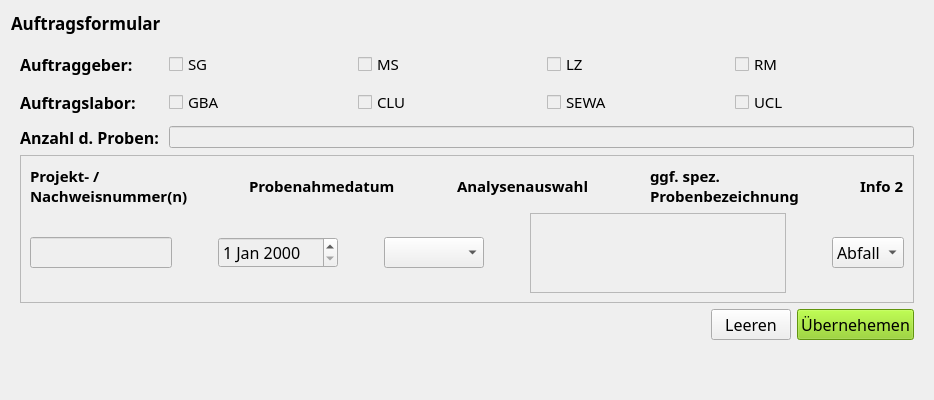
          <widget class="QWidget" name="auftrag_formular">
           <layout class="QVBoxLayout" name="verticalLayout_16">
            <item>
             <widget class="QLabel" name="label_77">
              <property name="font">
               <font>
                <family>Californian FB</family>
                <pointsize>13</pointsize>
                <weight>75</weight>
                <bold>true</bold>
               </font>
              </property>
              <property name="text">
               <string>Auftragsformular</string>
              </property>
             </widget>
            </item>
            <item>
             <widget class="QFrame" name="verticalFrame">
              <property name="styleSheet">
               <string notr="true">background-color: rgb(239, 239, 239);</string>
              </property>
              <layout class="QVBoxLayout" name="verticalLayout_17">
               <item>
                <layout class="QFormLayout" name="formLayout_10">
                 <property name="horizontalSpacing">
                  <number>10</number>
                 </property>
                 <property name="verticalSpacing">
                  <number>10</number>
                 </property>
                 <item row="0" column="0">
                  <widget class="QLabel" name="label_74">
                   <property name="font">
                    <font>
                     <family>Californian FB</family>
                     <pointsize>12</pointsize>
                     <weight>75</weight>
                     <bold>true</bold>
                    </font>
                   </property>
                   <property name="text">
                    <string>Auftraggeber:</string>
                   </property>
                  </widget>
                 </item>
                 <item row="0" column="1">
                  <layout class="QHBoxLayout" name="horizontalLayout_31">
                   <item>
                    <widget class="QCheckBox" name="checkBox_41">
                     <property name="font">
                      <font>
                       <family>Californian FB</family>
                       <pointsize>11</pointsize>
                      </font>
                     </property>
                     <property name="text">
                      <string>SG</string>
                     </property>
                    </widget>
                   </item>
                   <item>
                    <widget class="QCheckBox" name="checkBox_42">
                     <property name="font">
                      <font>
                       <family>Californian FB</family>
                       <pointsize>11</pointsize>
                      </font>
                     </property>
                     <property name="text">
                      <string>MS</string>
                     </property>
                    </widget>
                   </item>
                   <item>
                    <widget class="QCheckBox" name="checkBox_43">
                     <property name="font">
                      <font>
                       <family>Californian FB</family>
                       <pointsize>11</pointsize>
                      </font>
                     </property>
                     <property name="text">
                      <string>LZ</string>
                     </property>
                    </widget>
                   </item>
                   <item>
                    <widget class="QCheckBox" name="checkBox_44">
                     <property name="font">
                      <font>
                       <family>Californian FB</family>
                       <pointsize>11</pointsize>
                      </font>
                     </property>
                     <property name="text">
                      <string>RM</string>
                     </property>
                    </widget>
                   </item>
                  </layout>
                 </item>
                 <item row="1" column="0">
                  <widget class="QLabel" name="label_75">
                   <property name="font">
                    <font>
                     <family>Californian FB</family>
                     <pointsize>12</pointsize>
                     <weight>75</weight>
                     <bold>true</bold>
                    </font>
                   </property>
                   <property name="text">
                    <string>Auftragslabor:</string>
                   </property>
                  </widget>
                 </item>
                 <item row="1" column="1">
                  <layout class="QHBoxLayout" name="horizontalLayout_32">
                   <item>
                    <widget class="QCheckBox" name="checkBox_45">
                     <property name="font">
                      <font>
                       <family>Californian FB</family>
                       <pointsize>11</pointsize>
                      </font>
                     </property>
                     <property name="text">
                      <string>GBA</string>
                     </property>
                    </widget>
                   </item>
                   <item>
                    <widget class="QCheckBox" name="checkBox_46">
                     <property name="font">
                      <font>
                       <family>Californian FB</family>
                       <pointsize>11</pointsize>
                      </font>
                     </property>
                     <property name="text">
                      <string>CLU</string>
                     </property>
                    </widget>
                   </item>
                   <item>
                    <widget class="QCheckBox" name="checkBox_47">
                     <property name="font">
                      <font>
                       <family>Californian FB</family>
                       <pointsize>11</pointsize>
                      </font>
                     </property>
                     <property name="text">
                      <string>SEWA</string>
                     </property>
                    </widget>
                   </item>
                   <item>
                    <widget class="QCheckBox" name="checkBox_48">
                     <property name="font">
                      <font>
                       <family>Californian FB</family>
                       <pointsize>11</pointsize>
                      </font>
                     </property>
                     <property name="text">
                      <string>UCL</string>
                     </property>
                    </widget>
                   </item>
                  </layout>
                 </item>
                 <item row="2" column="0">
                  <widget class="QLabel" name="label_76">
                   <property name="font">
                    <font>
                     <family>Californian FB</family>
                     <pointsize>12</pointsize>
                     <weight>75</weight>
                     <bold>true</bold>
                    </font>
                   </property>
                   <property name="text">
                    <string>Anzahl d. Proben:</string>
                   </property>
                  </widget>
                 </item>
                 <item row="2" column="1">
                  <widget class="QLineEdit" name="lineEdit_54"/>
                 </item>
                </layout>
               </item>
               <item>
                <widget class="QFrame" name="frame_2">
                 <property name="frameShape">
                  <enum>QFrame::StyledPanel</enum>
                 </property>
                 <property name="frameShadow">
                  <enum>QFrame::Raised</enum>
                 </property>
                 <layout class="QVBoxLayout" name="verticalLayout_18">
                  <item>
                   <layout class="QHBoxLayout" name="horizontalLayout_34">
                    <item>
                     <widget class="QLabel" name="label_80">
                      <property name="font">
                       <font>
                        <family>Californian FB</family>
                        <pointsize>11</pointsize>
                        <weight>75</weight>
                        <bold>true</bold>
                       </font>
                      </property>
                      <property name="text">
                       <string>Projekt- / Nachweisnummer(n)</string>
                      </property>
                      <property name="alignment">
                       <set>Qt::AlignLeading|Qt::AlignLeft|Qt::AlignVCenter</set>
                      </property>
                      <property name="wordWrap">
                       <bool>true</bool>
                      </property>
                     </widget>
                    </item>
                    <item>
                     <spacer name="horizontalSpacer_6">
                      <property name="orientation">
                       <enum>Qt::Horizontal</enum>
                      </property>
                      <property name="sizeHint" stdset="0">
                       <size>
                        <width>40</width>
                        <height>20</height>
                       </size>
                      </property>
                     </spacer>
                    </item>
                    <item>
                     <widget class="QLabel" name="label_79">
                      <property name="font">
                       <font>
                        <family>Californian FB</family>
                        <pointsize>11</pointsize>
                        <weight>75</weight>
                        <bold>true</bold>
                       </font>
                      </property>
                      <property name="text">
                       <string>Probenahmedatum</string>
                      </property>
                      <property name="alignment">
                       <set>Qt::AlignLeading|Qt::AlignLeft|Qt::AlignVCenter</set>
                      </property>
                      <property name="wordWrap">
                       <bool>true</bool>
                      </property>
                     </widget>
                    </item>
                    <item>
                     <spacer name="horizontalSpacer_7">
                      <property name="orientation">
                       <enum>Qt::Horizontal</enum>
                      </property>
                      <property name="sizeHint" stdset="0">
                       <size>
                        <width>40</width>
                        <height>20</height>
                       </size>
                      </property>
                     </spacer>
                    </item>
                    <item>
                     <widget class="QLabel" name="label_78">
                      <property name="font">
                       <font>
                        <family>Californian FB</family>
                        <pointsize>11</pointsize>
                        <weight>75</weight>
                        <bold>true</bold>
                       </font>
                      </property>
                      <property name="text">
                       <string>Analysenauswahl</string>
                      </property>
                      <property name="alignment">
                       <set>Qt::AlignLeading|Qt::AlignLeft|Qt::AlignVCenter</set>
                      </property>
                      <property name="wordWrap">
                       <bool>true</bool>
                      </property>
                     </widget>
                    </item>
                    <item>
                     <spacer name="horizontalSpacer_8">
                      <property name="orientation">
                       <enum>Qt::Horizontal</enum>
                      </property>
                      <property name="sizeHint" stdset="0">
                       <size>
                        <width>40</width>
                        <height>20</height>
                       </size>
                      </property>
                     </spacer>
                    </item>
                    <item>
                     <widget class="QLabel" name="label_82">
                      <property name="font">
                       <font>
                        <family>Californian FB</family>
                        <pointsize>11</pointsize>
                        <weight>75</weight>
                        <bold>true</bold>
                       </font>
                      </property>
                      <property name="text">
                       <string>ggf. spez. Probenbezeichnung</string>
                      </property>
                      <property name="alignment">
                       <set>Qt::AlignLeading|Qt::AlignLeft|Qt::AlignVCenter</set>
                      </property>
                      <property name="wordWrap">
                       <bool>true</bool>
                      </property>
                     </widget>
                    </item>
                    <item>
                     <spacer name="horizontalSpacer_9">
                      <property name="orientation">
                       <enum>Qt::Horizontal</enum>
                      </property>
                      <property name="sizeHint" stdset="0">
                       <size>
                        <width>40</width>
                        <height>20</height>
                       </size>
                      </property>
                     </spacer>
                    </item>
                    <item>
                     <widget class="QLabel" name="label_81">
                      <property name="font">
                       <font>
                        <family>Californian FB</family>
                        <pointsize>11</pointsize>
                        <weight>75</weight>
                        <bold>true</bold>
                       </font>
                      </property>
                      <property name="text">
                       <string>Info 2</string>
                      </property>
                      <property name="alignment">
                       <set>Qt::AlignLeading|Qt::AlignLeft|Qt::AlignVCenter</set>
                      </property>
                      <property name="wordWrap">
                       <bool>true</bool>
                      </property>
                     </widget>
                    </item>
                   </layout>
                  </item>
                  <item>
                   <layout class="QHBoxLayout" name="horizontalLayout_35">
                    <item>
                     <widget class="QLineEdit" name="lineEdit_55">
                      <property name="sizePolicy">
                       <sizepolicy hsizetype="Fixed" vsizetype="Fixed">
                        <horstretch>0</horstretch>
                        <verstretch>0</verstretch>
                       </sizepolicy>
                      </property>
                      <property name="font">
                       <font>
                        <family>Californian FB</family>
                        <pointsize>12</pointsize>
                       </font>
                      </property>
                     </widget>
                    </item>
                    <item>
                     <spacer name="horizontalSpacer_10">
                      <property name="orientation">
                       <enum>Qt::Horizontal</enum>
                      </property>
                      <property name="sizeHint" stdset="0">
                       <size>
                        <width>40</width>
                        <height>20</height>
                       </size>
                      </property>
                     </spacer>
                    </item>
                    <item>
                     <widget class="QDateEdit" name="dateEdit_6">
                      <property name="font">
                       <font>
                        <family>Californian FB</family>
                        <pointsize>12</pointsize>
                       </font>
                      </property>
                     </widget>
                    </item>
                    <item>
                     <spacer name="horizontalSpacer_11">
                      <property name="orientation">
                       <enum>Qt::Horizontal</enum>
                      </property>
                      <property name="sizeHint" stdset="0">
                       <size>
                        <width>40</width>
                        <height>20</height>
                       </size>
                      </property>
                     </spacer>
                    </item>
                    <item>
                     <widget class="QComboBox" name="comboBox">
                      <property name="minimumSize">
                       <size>
                        <width>100</width>
                        <height>0</height>
                       </size>
                      </property>
                      <property name="font">
                       <font>
                        <family>Californian FB</family>
                        <pointsize>12</pointsize>
                       </font>
                      </property>
                     </widget>
                    </item>
                    <item>
                     <spacer name="horizontalSpacer_12">
                      <property name="orientation">
                       <enum>Qt::Horizontal</enum>
                      </property>
                      <property name="sizeHint" stdset="0">
                       <size>
                        <width>40</width>
                        <height>20</height>
                       </size>
                      </property>
                     </spacer>
                    </item>
                    <item>
                     <widget class="QTextEdit" name="textEdit_4">
                      <property name="minimumSize">
                       <size>
                        <width>100</width>
                        <height>0</height>
                       </size>
                      </property>
                      <property name="maximumSize">
                       <size>
                        <width>16777215</width>
                        <height>80</height>
                       </size>
                      </property>
                      <property name="font">
                       <font>
                        <family>Californian FB</family>
                        <pointsize>12</pointsize>
                       </font>
                      </property>
                     </widget>
                    </item>
                    <item>
                     <spacer name="horizontalSpacer_13">
                      <property name="orientation">
                       <enum>Qt::Horizontal</enum>
                      </property>
                      <property name="sizeHint" stdset="0">
                       <size>
                        <width>40</width>
                        <height>20</height>
                       </size>
                      </property>
                     </spacer>
                    </item>
                    <item>
                     <widget class="QComboBox" name="comboBox_2">
                      <property name="maximumSize">
                       <size>
                        <width>90</width>
                        <height>16777215</height>
                       </size>
                      </property>
                      <property name="font">
                       <font>
                        <family>Californian FB</family>
                        <pointsize>12</pointsize>
                       </font>
                      </property>
                      <item>
                       <property name="text">
                        <string>Abfall</string>
                       </property>
                      </item>
                     </widget>
                    </item>
                   </layout>
                  </item>
                 </layout>
                </widget>
               </item>
               <item>
                <layout class="QHBoxLayout" name="horizontalLayout_33">
                 <item>
                  <spacer name="horizontalSpacer_5">
                   <property name="orientation">
                    <enum>Qt::Horizontal</enum>
                   </property>
                   <property name="sizeHint" stdset="0">
                    <size>
                     <width>40</width>
                     <height>20</height>
                    </size>
                   </property>
                  </spacer>
                 </item>
                 <item>
                  <widget class="QPushButton" name="pushButton_13">
                   <property name="font">
                    <font>
                     <family>Californian FB</family>
                     <pointsize>12</pointsize>
                    </font>
                   </property>
                   <property name="text">
                    <string>Leeren</string>
                   </property>
                  </widget>
                 </item>
                 <item>
                  <widget class="QPushButton" name="pushButton_12">
                   <property name="font">
                    <font>
                     <family>Californian FB</family>
                     <pointsize>12</pointsize>
                    </font>
                   </property>
                   <property name="styleSheet">
                    <string notr="true">background-color: rgb(136, 208, 20);</string>
                   </property>
                   <property name="text">
                    <string>Übernehemen</string>
                   </property>
                  </widget>
                 </item>
                </layout>
               </item>
              </layout>
             </widget>
            </item>
            <item>
             <spacer name="verticalSpacer_3">
              <property name="orientation">
               <enum>Qt::Vertical</enum>
              </property>
              <property name="sizeHint" stdset="0">
               <size>
                <width>20</width>
                <height>40</height>
               </size>
              </property>
             </spacer>
            </item>
           </layout>
          </widget>
